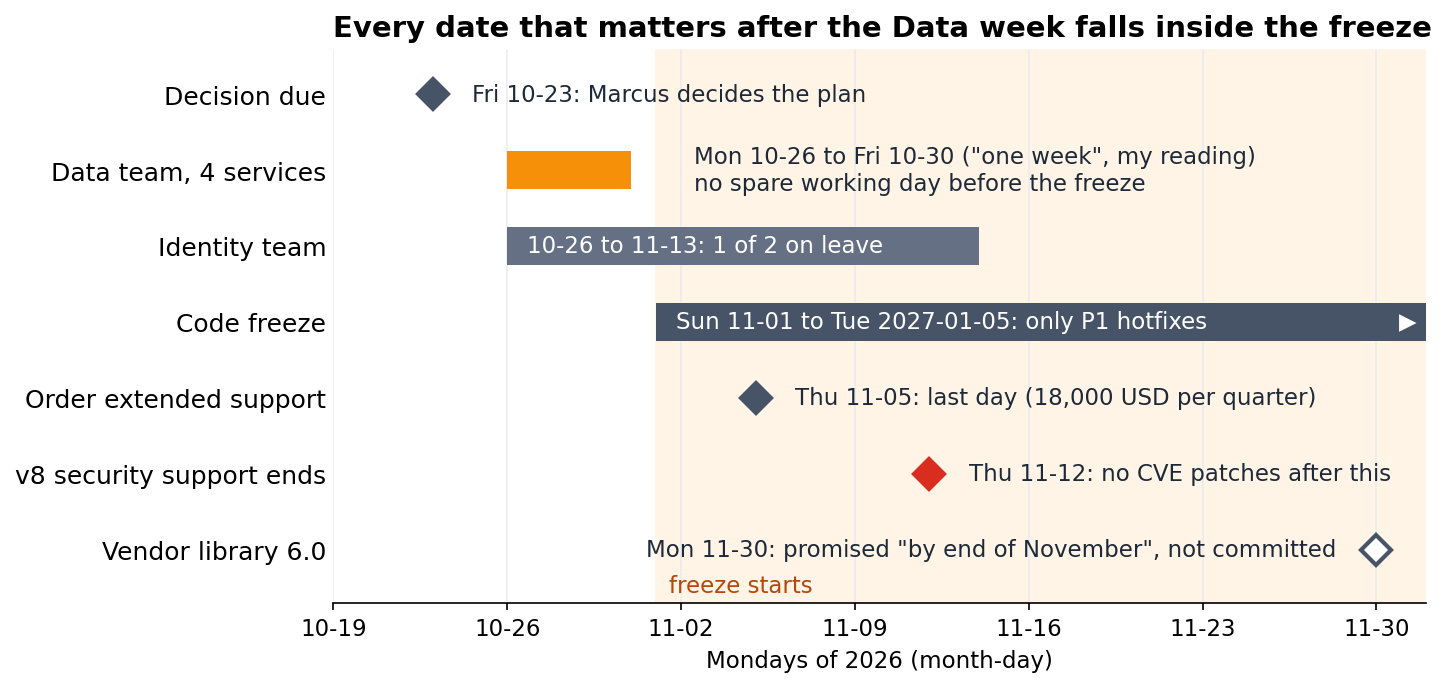

Source code (Python):
"""Draws timeline.png for report.md: the dates that constrain the upgrade decision.

Every date comes from upgrade-notes.md (copy in ../report.data/); the weekdays in the labels were
checked against the calendar. Run from the folder that holds report.md:  python report.assets/timeline.py
"""
import datetime as dt
from pathlib import Path

import matplotlib

matplotlib.use("Agg")
import matplotlib.dates as mdates
import matplotlib.pyplot as plt

OUT = Path(__file__).resolve().parent / "timeline.png"
D = dt.datetime.fromisoformat  # datetimes, so that fractional-day offsets below are honoured
DAY = dt.timedelta(days=1)
AXIS_START, AXIS_END = D("2026-10-19"), D("2026-12-02")
FREEZE_START = D("2026-11-01")

GREY, AMBER, RED, DARK = "#667085", "#F79009", "#D92D20", "#475467"
INK = "#1D2939"
TXT = 11  # in-chart text size, chosen so labels still read when the image is shown 800 px wide

# (row label, kind, start, end, text, colour, text placement)
ROWS = [
    ("Decision due", "mark", D("2026-10-23"), None, "Fri 10-23: Marcus decides the plan", DARK, "right"),
    ("Data team, 4 services", "bar", D("2026-10-26"), D("2026-10-31"),
     "Mon 10-26 to Fri 10-30 (\"one week\", my reading)\nno spare working day before the freeze", AMBER, "after-freeze"),
    ("Identity team", "bar", D("2026-10-26"), D("2026-11-14"), "10-26 to 11-13: 1 of 2 on leave", GREY, "inside"),
    ("Code freeze", "bar", FREEZE_START, AXIS_END, "Sun 11-01 to Tue 2027-01-05: only P1 hotfixes", DARK, "inside"),
    ("Order extended support", "mark", D("2026-11-05"), None, "Thu 11-05: last day (18,000 USD per quarter)", DARK, "right"),
    ("v8 security support ends", "mark", D("2026-11-12"), None, "Thu 11-12: no CVE patches after this", RED, "right"),
    ("Vendor library 6.0", "promise", D("2026-11-30"), None,
     "Mon 11-30: promised \"by end of November\", not committed", DARK, "left"),
]

fig, ax = plt.subplots(figsize=(9.4, 4.8), dpi=150)
n = len(ROWS)

ax.axvspan(FREEZE_START, AXIS_END, color="#FFF4E5", zorder=0)
ax.text(FREEZE_START + DAY * 0.5, -0.62, "freeze starts", color="#B54708", fontsize=TXT, va="bottom")

for i, (label, kind, start, end, text, colour, where) in enumerate(ROWS):
    y = n - 1 - i
    if kind == "bar":
        ax.barh(y, (end - start).days, left=start, height=0.5, color=colour, zorder=2)
        if where == "inside":
            ax.text(start + DAY * 0.8, y, text, va="center", ha="left", fontsize=TXT, color="white", zorder=3)
        else:
            ax.text(FREEZE_START + DAY * 1.5, y, text, va="center", ha="left", fontsize=TXT, color=INK,
                    zorder=3, linespacing=1.25)
        continue
    ax.plot([start], [y], marker="D", markersize=10, color=colour if kind == "mark" else "white",
            markeredgecolor=colour, markeredgewidth=2, zorder=3)
    if where == "right":
        ax.text(start + DAY * 1.6, y, text, va="center", ha="left", fontsize=TXT, color=INK, zorder=3)
    else:
        ax.text(start - DAY * 1.6, y, text, va="center", ha="right", fontsize=TXT, color=INK, zorder=3)

# the freeze bar runs past the right edge of the chart (it ends on 2027-01-05)
ax.text(AXIS_END - DAY * 0.4, n - 1 - 3, "\u25b6", va="center", ha="right", fontsize=TXT, color="white", zorder=3)

ax.set_yticks(range(n))
ax.set_yticklabels([r[0] for r in reversed(ROWS)], fontsize=12)
ax.set_ylim(-0.7, n - 0.4)
ax.set_xlim(AXIS_START, AXIS_END)
ax.xaxis.set_major_locator(mdates.WeekdayLocator(byweekday=mdates.MO))
ax.xaxis.set_major_formatter(mdates.DateFormatter("%m-%d"))
ax.tick_params(axis="x", labelsize=TXT)
ax.tick_params(axis="y", length=0)
ax.set_xlabel("Mondays of 2026 (month-day)", fontsize=TXT)
ax.grid(axis="x", color="#EAECF0", lw=0.8, zorder=0)
ax.spines[["top", "right", "left"]].set_visible(False)
ax.set_title("Every date that matters after the Data week falls inside the freeze", loc="left",
             fontsize=14, fontweight="bold")

fig.savefig(OUT, bbox_inches="tight", facecolor="white")
print("wrote", OUT.name)
